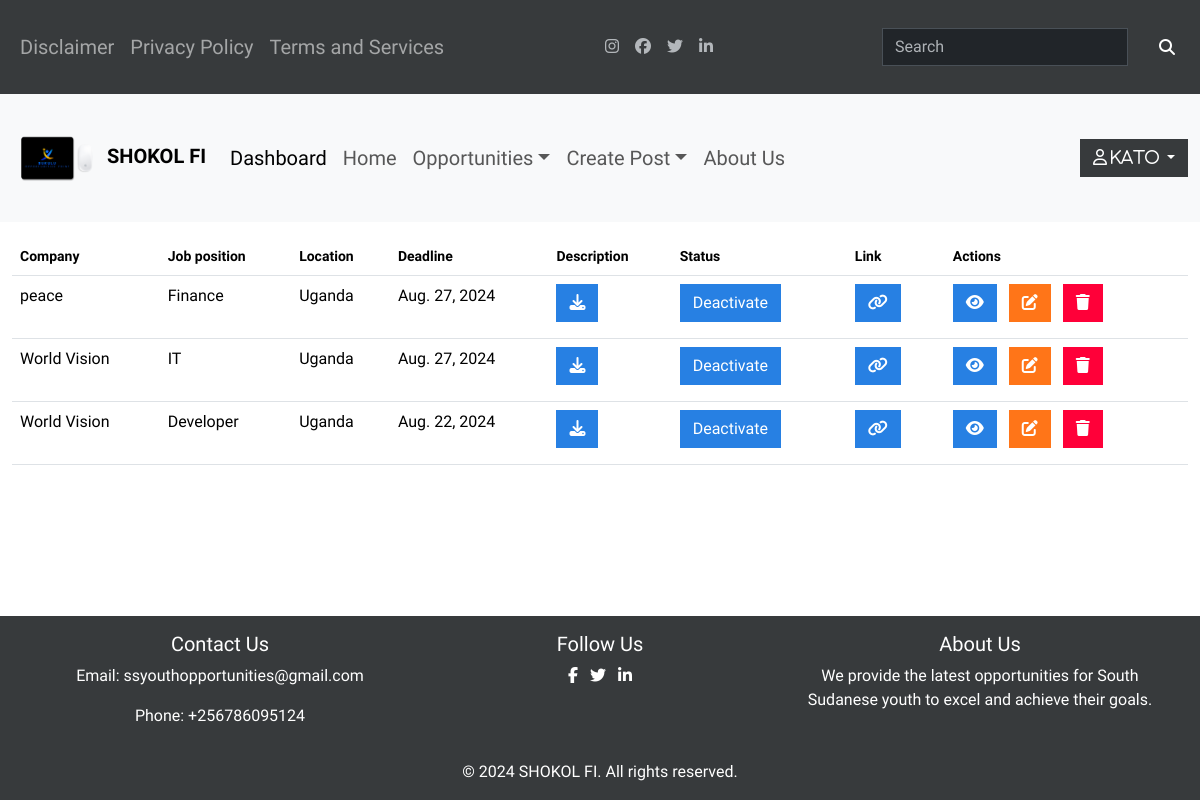
Before: /employer/E-dashboard (signed in) with the older database file.
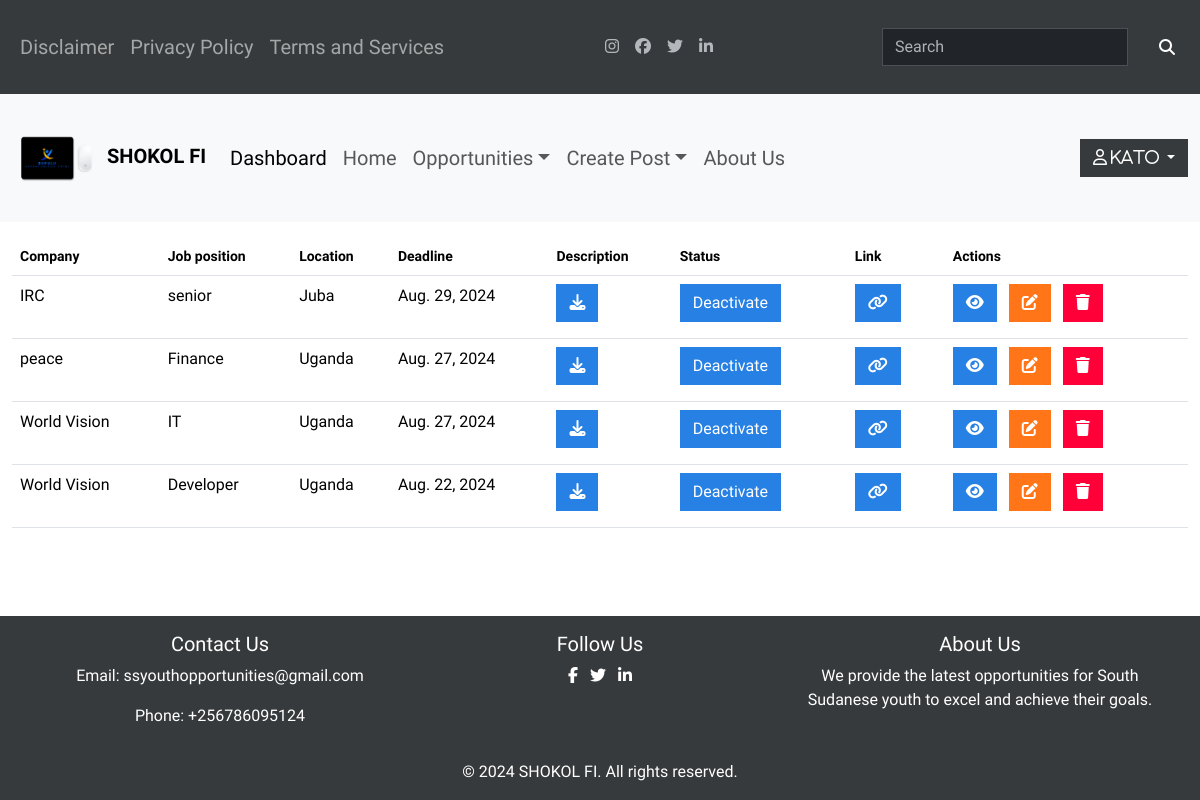
After: the same page with the newer database file.
### jobs/models.py (models this page shows, shortened)
class Jobs(models.Model):
    company = models.CharField(max_length=100)
    logo = models.ImageField(upload_to='images/', default='images/default.jpg', validators=[validate_image_extension])
    title = models.CharField(max_length=200)
    description = RichTextField(blank=True, null=True)
    location = models.CharField(max_length=100)
    deadline = models.DateField()
    description_file = models.FileField(upload_to='uploads', blank=True, null=True)
    link = models.URLField(blank=True, null=True)
    status = models.CharField(max_length=10, choices=STATUS_CHOICES, default='active')
    created_by = models.ForeignKey(CustomUser, on_delete=models.CASCADE, default=True)
    created_at = models.DateTimeField(default=timezone.now, editable=False)  # New field

### employer/views.py (the view)
# urls.py: path('E-dashboard', views.dashboard, name='E-dashboard')
@login_required()
def dashboard(request):
    jobs_list = Jobs.objects.filter(created_by=request.user).order_by('-created_at')
    context={
        'jobs_list': jobs_list
    }
    return render(request, 'employ/E-dashboard.html', context)

### employer/templates/employ/E-dashboard.html (shortened to what this page needs)
{% extends "employ/main.html" %}
{% block content %}
<div class="container-fluid">
    <div class="table-responsive">
        <table class="table table-hover">
            <thead>
                <tr>
                    <th scope="col">Company</th>
                    <th scope="col">Job position</th>
                    <th scope="col">Location</th>
                    <th scope="col">Deadline</th>
                    <th scope="col">Description</th>
                    <th scope="col">Status</th>
                    <th scope="col">Link</th>
                    <th scope="col">Actions</th>
                </tr>
            </thead>
            <tbody>
                {% for job in jobs_list %}
                <tr>
                    <td>{{ job.company }}</td>
                    <td>{{ job.title }}</td>
                    <td>{{ job.location }}</td>
                    <td>{{ job.deadline }}</td>
                    <td>
                        {% if job.description_file %}
                        <a href="{% url 'downloads' job.id %}" class="btn btn-primary me-2 mb-2">
                            <i class="fa-solid fa-download"></i>
                        </a>
                        {% endif %}
                    </td>
                    <td>
                        <a href="{% url 'job-status' job.id %}">
                            {% if job.status == 'active' %}
                            <button class="btn btn-primary me-2 mb-2">
                                Deactivate
                            </button>
                            {% else %}
                            <button class="btn btn-success me-2 mb-2">
                                Activate
                            </button>
                            {% endif %}
                        </a>
                    </td>
                    <td>
                        <a href="{{ job.link }}" class="btn btn-primary me-2 mb-2">
                            <i class="fa-solid fa-link"></i>
                        </a>
                    </td>
                    <td>
                        <a href="{% url 'view-post' job.id %}" class="btn btn-primary me-2 mb-2" data-bs-toggle="modal" data-bs-target="#viewmodal{{ job.id }}">
                            <i class="fa-solid fa-eye"></i>
                        </a>
                        <a href="{% url 'edit' job.id %}" class="btn btn-warning me-2 mb-2">
                            <i class="fa-solid fa-pen-to-square"></i>
                        </a>
                        <a href="#" class="btn btn-danger me-2 mb-2" data-bs-toggle="modal" data-bs-target="#mymodal{{ job.id }}">
                            <i class="fa-solid fa-trash"></i>
                        </a>
                    </td>
                </tr>
                {% endfor %}
            </tbody>
        </table>
    </div>
</div>
{% endblock %}

Changed rows visible on the page:
added Jobs: company "IRC", title "senior", location "Juba", deadline "Aug. 29, 2024", status "Deactivate"
